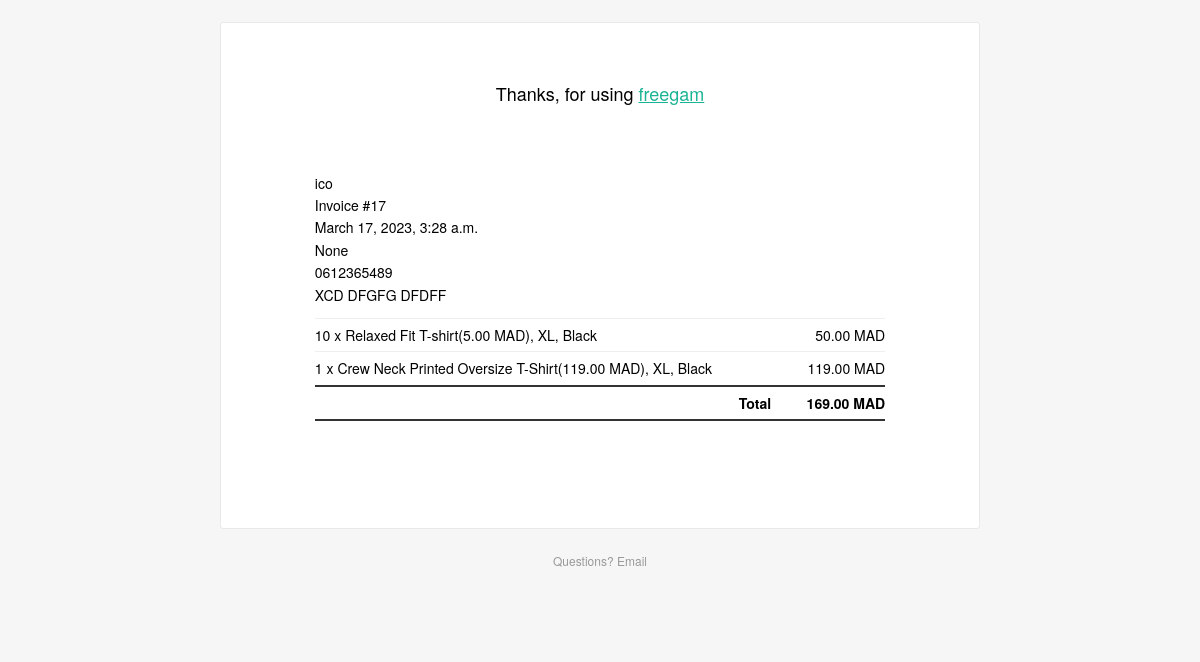
The page /test (signed in) on the database as committed earlier.
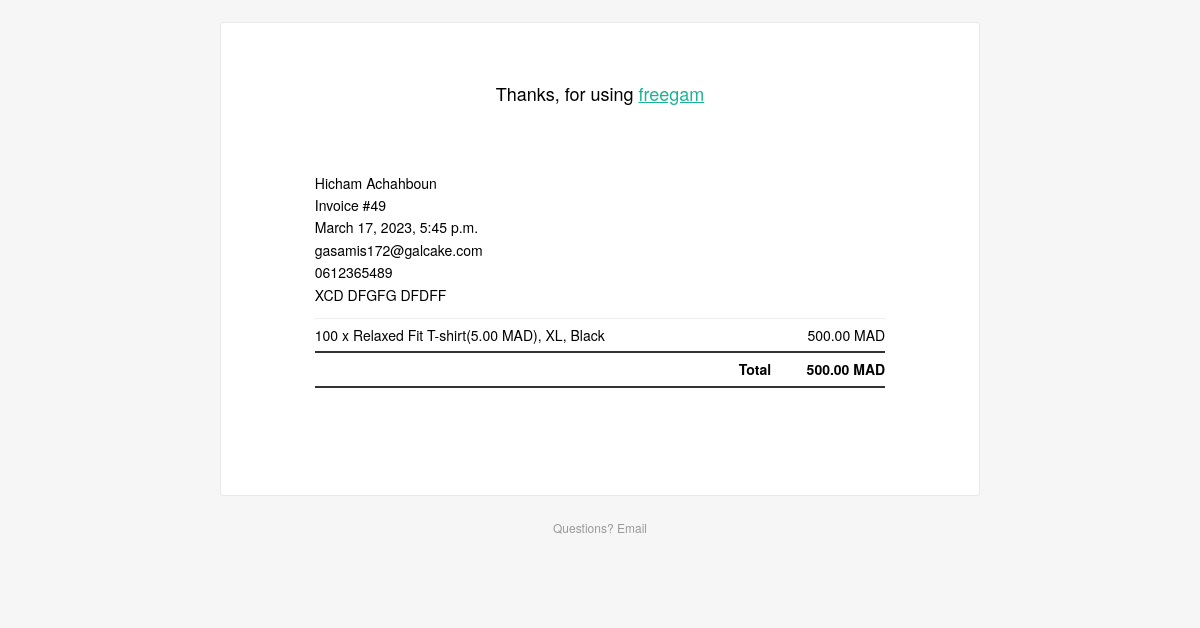
The same page on the database as committed later.
### app/models.py (models this page shows, shortened)
class Configuration(models.Model):
    website_url = models.CharField(max_length=255,blank=True)
    website_name = models.CharField(max_length=255,null=False)
    logo = models.ImageField(blank=True,upload_to='website_images/')
    logo_white = models.ImageField(blank=True,upload_to='website_images/')
    favicon = models.FileField(blank=True,upload_to='website_images/')
    description = models.TextField(blank=True)
    keywords = models.TextField(blank=True)
    author = models.CharField(max_length=255,blank=True)
    support_phone = models.CharField(max_length=255,blank=True)
    contact_phone = models.CharField(max_length=255,blank=True)
    contact_email = models.CharField(max_length=255,blank=True)
    address = models.CharField(max_length=255,blank=True)
    whatsapp = models.CharField(max_length=255,blank=True)
    instagram = models.CharField(max_length=255,blank=True)
    facebook = models.CharField(max_length=255,blank=True)
    tiktiok = models.CharField(max_length=255,blank=True)
    whatsapp = models.CharField(max_length=255,blank=True)
    exchangerate_api=models.CharField(max_length=255,blank=True)
    currency=models.ForeignKey(Currency, on_delete=models.CASCADE)
    currencies=Currency.objects.all()
    smtp_host = models.CharField(max_length=255,blank=True)
    smtp_port = models.IntegerField(default=465)
    smtp_username = models.CharField(max_length=255,blank=True)
    smtp_password = models.CharField(max_length=255,blank=True)
    smtp_SSL = models.BooleanField(default=True)
    email_recivers = models.TextField(blank=True)
    telegram_bot_api = models.CharField(max_length=255,blank=True)
    telegram_recivers = models.TextField(blank=True)

class Order(models.Model):
    date_ordered = models.DateTimeField(auto_now_add=True)
    name = models.CharField(max_length=255)
    email = models.CharField(max_length=255,null=True)
    phone = models.CharField(max_length=255)
    address = models.TextField(null=True)
    city = models.CharField(max_length=255)
    payment_method = models.CharField(max_length=255,null=True)
    total_price = models.DecimalField(max_digits=10, decimal_places=2,null=True)
    complete = models.BooleanField(default=False)

class OrderItem(models.Model):
    order = models.ForeignKey(Order, on_delete=models.CASCADE,related_name='items')
    product = models.ForeignKey(Product, on_delete=models.CASCADE)
    quantity = models.IntegerField(default=1)
    properties = models.ManyToManyField(Property)
    total_price = models.DecimalField(max_digits=10, decimal_places=2)

class Product(models.Model):
    product_status = [
        ('Hot', 'Hot'),
        ('Sale', 'Sale'),
        ('New', 'New'),
    ]
    name = models.CharField(max_length=255)
    slug = models.SlugField(unique=True,null=True)
    status=models.CharField(max_length=255,choices=product_status,default='New')
    description = models.TextField(blank=True)
    product_details = models.TextField(blank=True)
    price = models.DecimalField(max_digits=10, decimal_places=2)
    old_price = models.DecimalField(max_digits=10, decimal_places=2, null=True, blank=True)
    category = models.ForeignKey(Category, on_delete=models.CASCADE, related_name='products')
    properties = models.ManyToManyField(Property)
    tags = models.ManyToManyField(Tag)
    enabled=models.BooleanField(default=True)
    created_at = models.DateTimeField(auto_now_add=True,null=True)
    class Meta:
        ordering = ['-created_at']

class Currency(models.Model):
    code = models.CharField(max_length=255)
    symbol = models.CharField(max_length=255,blank=True)

class Property(models.Model):
    name = models.CharField(max_length=100)
    value = models.CharField(max_length=100,null=True)
    type = models.ForeignKey(PropertyType, on_delete=models.CASCADE)

### app/views.py (the view)
# urls.py: path('test', test,name='test'),
def test(request):
    return render(request,'email/order.html' ,{'config':config,'order':Order.objects.first()})

### app/templatetags/functions.py (called while the page is built)
@register.filter
def convert(amount:float,request)-> str:
    output=request.session['currency']
    rates=request.session['rates']
    input=config.currency.code
    symbol=Currency.objects.get(code=output).symbol
    result=amount
    if input != output:
        ex_target =  rates[output] if rates else 1
        result = float(ex_target) * float(amount)
    if len(symbol)>=2:
        result = "%.2f " % result+symbol
    else:
        result = symbol+"%.2f" % result
    return result

### templates/email/order.html (shortened to what this page needs)
<!DOCTYPE html>
{% load functions %}
<html>
    <head>
    </head>
    <body>
        <table class="body-wrap">
            <tbody>
              <tr>
                <td class="container" width="100%">
                  <div class="content">
                    <table class="main" width="100%" cellpadding="0" cellspacing="0">
                      <tbody>
                        <tr>
                          <td class="content-wrap aligncenter">
                            <table width="100%" cellpadding="0" cellspacing="0">
                              <tbody>
                                <tr>
                                  <td class="content-block ss" colspan="2">
                                    <h3>Thanks, for using <a href="{{config.website_url}}">{{config.website_name}}</a></h3>
                                  </td>
                                </tr>
                                <tr>
                                  <td class="content-block">
                                    <table class="invoice">
                                      <tbody>
                                        <tr>
                                          <td colspan="2">
                                              {{order.name}}
                                              <br />Invoice #{{order.id}}
                                              <br />{{order.date_ordered}}
                                              <br />{{order.email}}
                                              <br />{{order.phone}}
                                              <br />{{order.address}}
                                          </td>
                                        </tr>
                                        <tr>
                                          <td>
                                            <table class="invoice-items" cellpadding="0" cellspacing="0">
                                              <tbody>
                                                  {% for item in order.items.all %}
                                                      <tr>
                                                          <td>{{item.quantity}} x {{item.product.name}}({{item.product.price|convert:request}}){% for p in item.properties.all %}, {{p.name}}{% endfor %}</td>
                                                          <td class="alignright">{{item.total_price|convert:request}}</td>
                                                      </tr>
                                                  {% endfor %}
                                                <tr class="total">
                                                  <td class="alignright" width="80%">Total</td>
                                                  <td class="alignright">{{order.total_price|convert:request}}</td>
                                                </tr>
                                              </tbody>
                                            </table>
                                          </td>
                                        </tr>
                                      </tbody>
                                    </table>
                                  </td>
                                </tr>
                                <tr>
                                  <td class="content-block">{{config.address}}</td>
                                </tr>
                              </tbody>
                            </table>
                          </td>
                        </tr>
                      </tbody>
                    </table>
                    <div class="footer">
                      <table width="100%">
                        <tbody>
                          <tr>
                            <td class="aligncenter content-block">
                              Questions? Email <a href="mailto:{{config.contact_email}}">{{config.contact_email}}</a>
                            </td>
                          </tr>
                        </tbody>
                      </table>
                    </div>
                  </div>
                </td>
              </tr>
            </tbody>
          </table>
    </body>
</html>

### templates/email/order.html (style rules this page uses)
* { margin: 0; padding: 0; font-family: 'Helvetica Neue', 'Helvetica', Helvetica, Arial, sans-serif; box-sizing: border-box; font-size: 14px; }
body { -webkit-font-smoothing: antialiased; -webkit-text-size-adjust: none; width: 100% !important; height: 100%; line-height: 1.6; }
table td { vertical-align: top; }
table td.ss { vertical-align: top; text-align: center; }
body { background-color: #f6f6f6; }
.body-wrap { background-color: #f6f6f6; width: 100%; }
.container { display: block !important; max-width: 800px !important; margin: 0 auto !important; clear: both !important; }
.content { max-width: 800px; margin: 0 auto; display: block; padding: 20px; }
.main { background: #fff; border: 1px solid #e9e9e9; border-radius: 3px; }
.content-wrap { padding: 20px; }
.content-block { padding: 0 0 20px; }
.footer { width: 100%; clear: both; color: #999; padding: 20px; }
.footer p, .footer a, .footer unsubscribe, .footer td { font-size: 12px; }
h1, h2, h3 { font-family: 'Helvetica Neue', Helvetica, Arial, 'Lucida Grande', sans-serif; color: #000; margin: 40px 0 0; line-height: 1.2; font-weight: 400; }
h3 { font-size: 18px; }
a { color: #1ab394; text-decoration: underline; font-size: large; }
.aligncenter { text-align: center; }
.alignright { text-align: right; }
.invoice { margin: 40px auto; text-align: left; width: 80%; }
.invoice td { padding: 5px 0; }
.invoice .invoice-items { width: 100%; }
.invoice .invoice-items td { border-top: #eee 1px solid; }
.invoice .invoice-items .total td { border-top: 2px solid #333; border-bottom: 2px solid #333; font-weight: 700; }

Rows that differ between the two databases and show on the page:
removed Order: name "ico", id "17", date_ordered "March 17, 2023, 3:28 a.m.", email "None", phone "0612365489", address "XCD DFGFG DFDFF", total_price|convert "169.00 MAD"
removed OrderItem: quantity "10", product.name "Relaxed Fit T-shirt", product.price|convert "5.00 MAD", total_price|convert "50.00 MAD", Property (name "XL"), Property (name "Black")
removed OrderItem: quantity "1", product.name "Crew Neck Printed Oversize T-Shirt", product.price|convert "119.00 MAD", total_price|convert "119.00 MAD", Property (name "XL"), Property (name "Black")
added Order: name "Hicham Achahboun", id "49", date_ordered "March 17, 2023, 5:45 p.m.", email "gasamis172@galcake.com", phone "0612365489", address "XCD DFGFG DFDFF", total_price|convert "500.00 MAD"
added OrderItem: quantity "100", product.name "Relaxed Fit T-shirt", product.price|convert "5.00 MAD", total_price|convert "500.00 MAD", Property (name "XL"), Property (name "Black")
